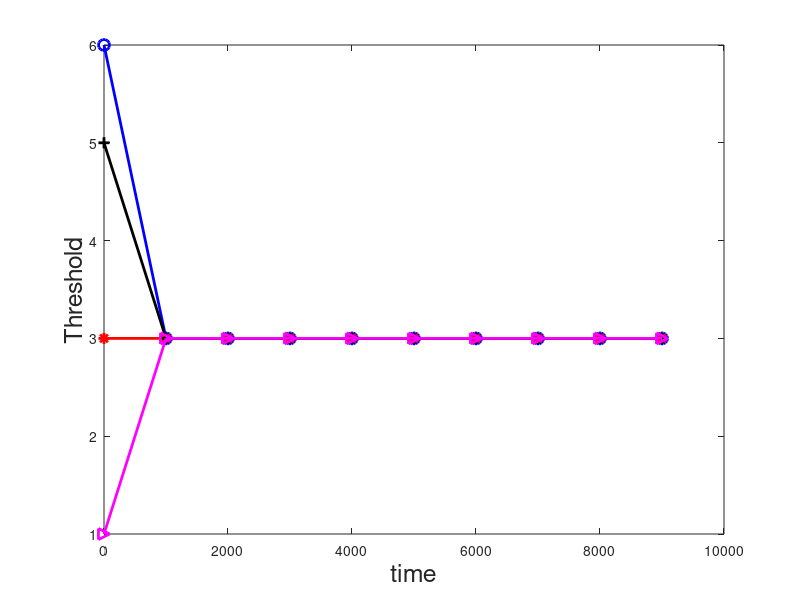

Recreate this plot in MATLAB. (Note: this script raises an error after producing the figure.)
clear
T = 1e4; % simulation time
update_interval = 1e3;
lambda = 6;%0 : 0.1 : 1.8; %arrival rate
N = 4;% 1000 users
mu = 4; % local service rate
B_user = randi([0, 10], 1, N);
k = 40;
c = 10;
count = 0;
windows_size =  1;
updateB_t = 0;
rho = lambda/ mu;
B = 0 : 50;

TotalArrivalCount = zeros(length(B), N);
cost = zeros(length(B), N);

GlobalQueue = zeros(length(B), N);
GlobalCount = zeros(length(B), N);
QueueLength = zeros(length(B), N);
totalQ = zeros(length(B), N);
BCount = zeros(length(B), N);
avgQ =  zeros(length(B), N);
pi_B = zeros(length(B), N);

% M/M/1/K average queue length and blocking probability3
q = @(x) (x+1)./(rho.^(x+1) - 1) + x + 1/(1-rho); % queue length function
pi = @(x) (rho.^x - rho.^(x+1))./(1 - rho.^(x+1)); % probability function

for t = 1 : T
    for i =  1 : N % N users 
        u = rand();
        m = B_user(i)+1;
        BCount(m, i) = BCount(m, i) + 1;
        if u <  lambda/( lambda + mu) % arrival process
            TotalArrivalCount(m, i) = TotalArrivalCount(m, i) + 1;
            %%%%%%%%%%%%%%%%%%%%%%%%%%% B %%%%%%%%%%%%%%%%%%%%%%%%%%%%
            if QueueLength(m, i) < B_user(i)
                QueueLength(m, i) = QueueLength(m, i) + 1;
            else
                GlobalCount(m, i) = GlobalCount(m, i) + 1;
            end
        else
            QueueLength(m, i) = max(QueueLength(m, i) - 1, 0); 
        end
        totalQ(m, i) = totalQ(m, i) + QueueLength(m, i);
        avgQ(m, i) = totalQ(m, i)/BCount(m, i);
        pi_B(m, i) = GlobalCount(m, i)/ TotalArrivalCount(m, i);
    end
    if t - updateB_t == update_interval
        B_track(count+1,:) = B_user;
        index1 = B_user(1) + 1;
        index2 = B_user(2) + 1;
        index3 = B_user(3) + 1;
        index4 = B_user(4) + 1;
        sum_pi =  pi_B(index1,1) + pi_B(index2, 2) + pi_B(index3, 3) + pi_B(index4, 4);
        for n = 1: N
            cost(:,n) =  q(B)./lambda + k*((lambda * sum_pi)/(N * c))^2 .* pi(B);
            [min_cost,index] = min(cost(:,n));
            B_new(n) = B(index); 
        end
        B_user = B_new;
        time(count+1) = update_interval * count;
        count = count + 1;
        updateB_t = updateB_t + update_interval;
    end
end

figure(2)
plot(time, B_track(:,1), 'b-o','LineWidth',2,'MarkerSize',8)
hold on
plot(time, B_track(:,2), 'r-*','LineWidth',2,'MarkerSize',8)
plot(time, B_track(:,3), 'k-+','LineWidth',2,'MarkerSize',8)
plot(time, B_track(:,4), 'm->','LineWidth',2,'MarkerSize',8)
% plot(time, B_track(:,5), 'c-<','LineWidth',2,'MarkerSize',3)
xlabel('time','FontSize', 18)
ylabel('Threshold','FontSize', 18)
title('\rho = ' + string(rho) + ', c = ' + string(c) ...
    + ', \lambda = ' + string(lambda) + ', k = ' + string(k) , 'FontSize', 18)
legend({'user 1', 'user 2', 'user 3', 'user 4'}, 'FontSize', 18)
% set(gca,'FontSize',18)
grid on
